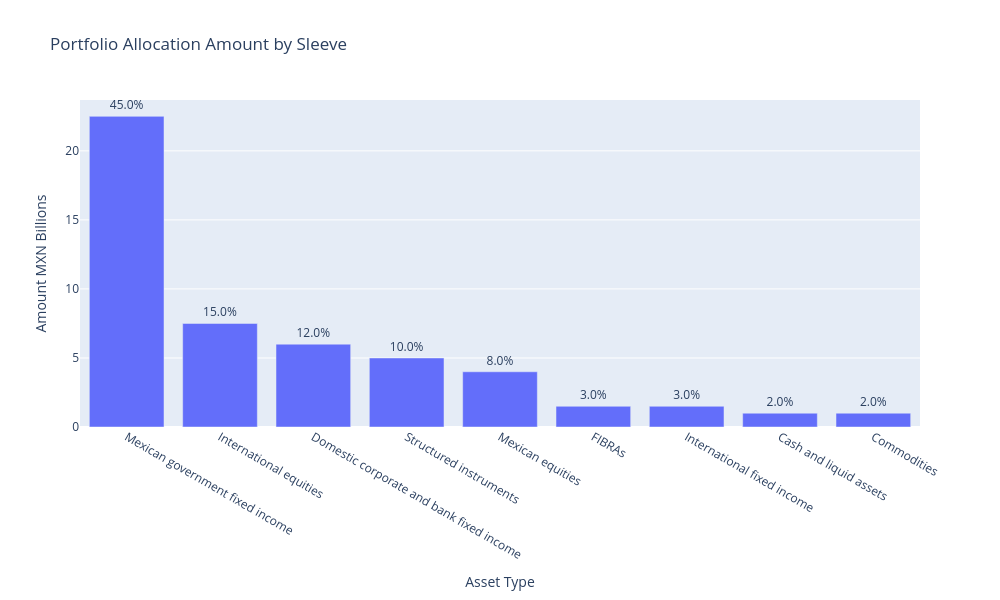

Notebook source saved alongside this figure:
### Code cell
# ============================================================
# Barras interactivas: monto por sleeve
# Versión sin customdata para evitar errores de hovertemplate
# ============================================================

import plotly.graph_objects as go

bar_data = pie_data.copy()
bar_data["Amount MXN Billions"] = bar_data["Amount_MXN"] / 1e9

bar_data["Hover_Text"] = (
    "<b>" + bar_data["Sleeve"].astype(str) + "</b><br>" +
    "Amount: " + bar_data["Amount MXN Billions"].round(2).astype(str) + " billion MXN<br>" +
    "Weight: " + bar_data["Weight %"].round(2).astype(str) + "%<br>" +
    "Assets: " + bar_data["Assets"].astype(int).astype(str)
)

fig = go.Figure(
    data=[
        go.Bar(
            x=bar_data["Sleeve"],
            y=bar_data["Amount MXN Billions"],
            text=bar_data["Weight %"].round(1).astype(str) + "%",
            textposition="outside",
            hoverinfo="text",
            hovertext=bar_data["Hover_Text"]
        )
    ]
)

fig.update_layout(
    title="Portfolio Allocation Amount by Sleeve",
    xaxis_title="Asset Type",
    yaxis_title="Amount MXN Billions",
    width=1000,
    height=600
)

fig.show()

### Figure 1 — Plotly figure (JSON) as saved in the notebook; plotly's stock layout.template omitted (floating-point values rounded to 4 significant figures)
{"data": [{"hoverinfo": "text", "hovertext": ["<b>Mexican government fixed income</b><br>Amount: 22.5 billion MXN<br>Weight: 45.0%<br>Assets: 18", "<b>International equities</b><br>Amount: 7.5 billion MXN<br>Weight: 15.0%<br>Assets: 3", "<b>Domestic corporate and bank fixed income</b><br>Amount: 6.0 billion MXN<br>Weight: 12.0%<br>Assets: 30", "<b>Structured instruments</b><br>Amount: 5.0 billion MXN<br>Weight: 10.0%<br>Assets: 2", "<b>Mexican equities</b><br>Amount: 4.0 billion MXN<br>Weight: 8.0%<br>Assets: 2", "<b>FIBRAs</b><br>Amount: 1.5 billion MXN<br>Weight: 3.0%<br>Assets: 2", "<b>International fixed income</b><br>Amount: 1.5 billion MXN<br>Weight: 3.0%<br>Assets: 2", "<b>Cash and liquid assets</b><br>Amount: 1.0 billion MXN<br>Weight: 2.0%<br>Assets: 2", "<b>Commodities</b><br>Amount: 1.0 billion MXN<br>Weight: 2.0%<br>Assets: 3"], "text": ["45.0%", "15.0%", "12.0%", "10.0%", "8.0%", "3.0%", "3.0%", "2.0%", "2.0%"], "textposition": "outside", "type": "bar", "x": ["Mexican government fixed income", "International equities", "Domestic corporate and bank fixed income", "Structured instruments", "Mexican equities", "FIBRAs", "International fixed income", "Cash and liquid assets", "Commodities"], "y": [22.5, 7.5, 6.0, 5.0, 4.0, 1.5, 1.5, 1.0, 1.0]}], "layout": {"height": 600, "title": {"text": "Portfolio Allocation Amount by Sleeve"}, "width": 1000, "xaxis": {"title": {"text": "Asset Type"}}, "yaxis": {"title": {"text": "Amount MXN Billions"}}}}
